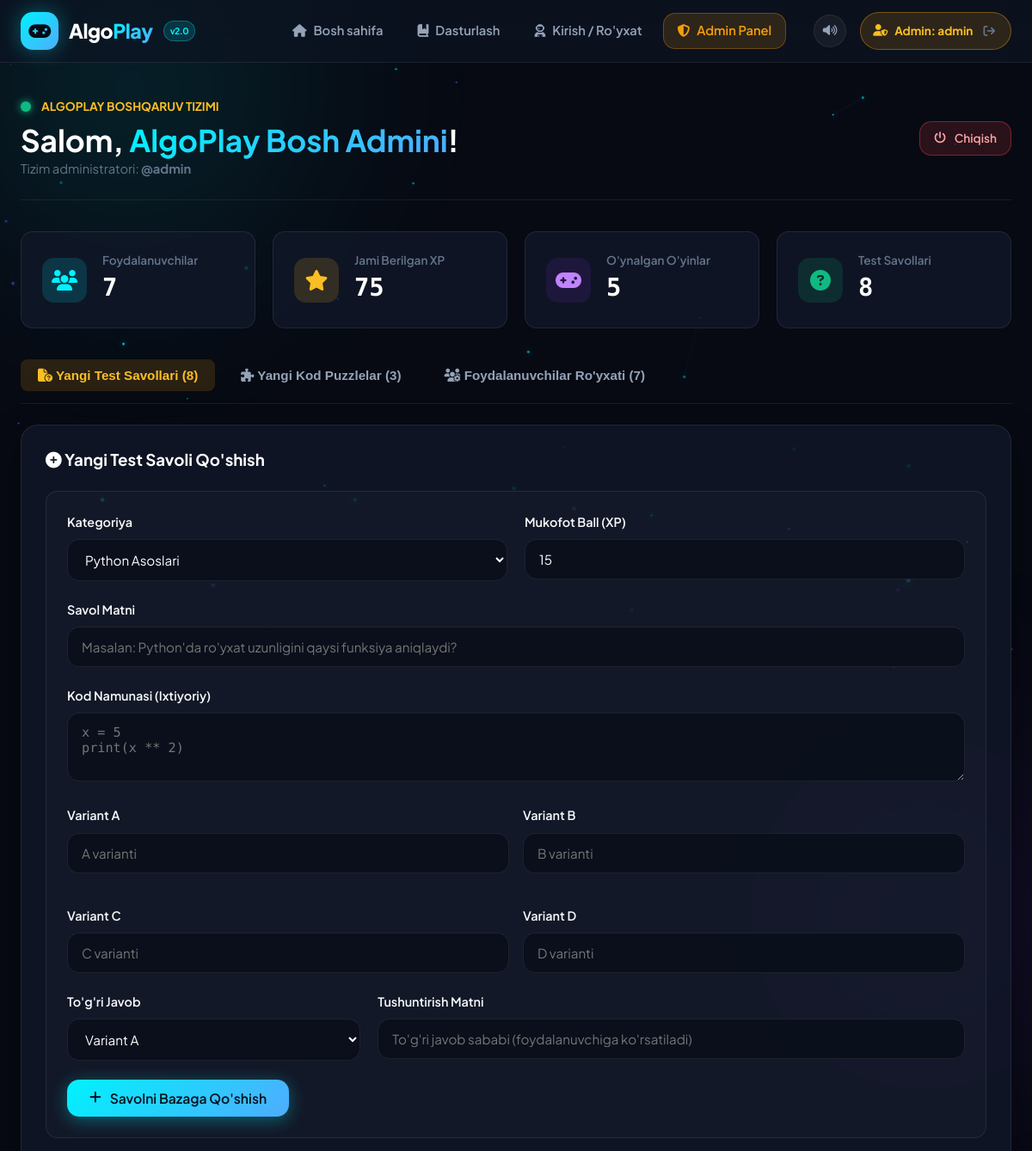
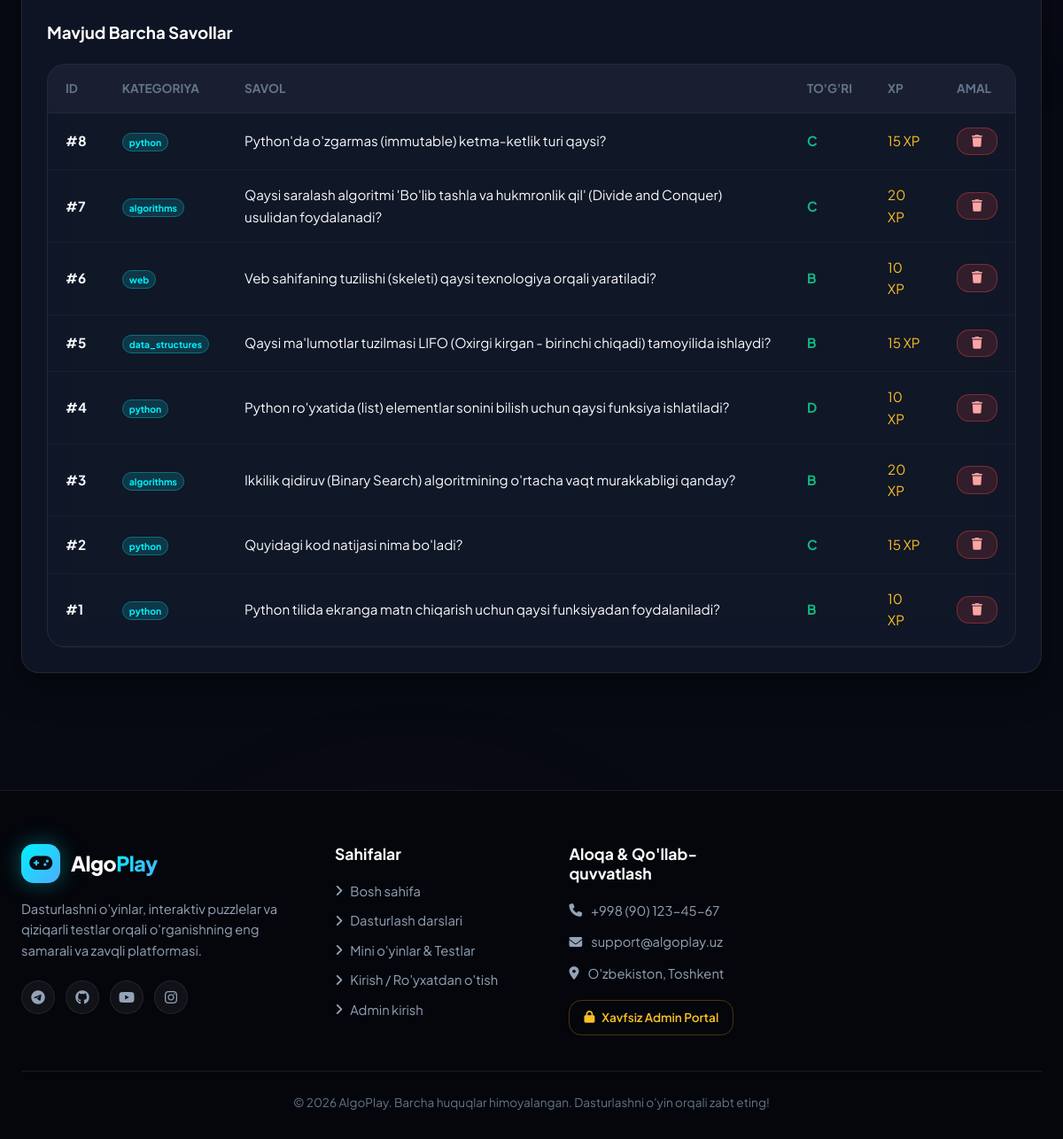
Screenshot of /admin (signed in) with the database file from the repository (2 pictures, top to bottom).
### tables this page shows
CREATE TABLE questions (
        id INTEGER PRIMARY KEY AUTOINCREMENT,
        category TEXT NOT NULL,
        question TEXT NOT NULL,
        code_snippet TEXT,
        option_a TEXT NOT NULL,
        option_b TEXT NOT NULL,
        option_c TEXT NOT NULL,
        option_d TEXT NOT NULL,
        correct_option TEXT NOT NULL,
        explanation TEXT,
        points INTEGER DEFAULT 10
    );

### app.py (the view)
@app.route("/admin")
@admin_required
def admin_dashboard():
    stats = db.get_admin_stats()
    users = db.get_all_users()
    questions = db.get_all_questions()
    puzzles = db.get_all_puzzles()
    bugs = db.get_all_bugs()
    return render_template("admin.html",
                           active_page="admin",
                           stats=stats,
                           users=users,
                           questions=questions,
                           puzzles=puzzles,
                           bugs=bugs)

### app.py (called while the page is built, shortened)
def admin_required(f):
    @wraps(f)
    def decorated_function(*args, **kwargs):
        if "admin_id" not in session:
            if request.path.startswith("/api/"):
                return jsonify({"success": False, "message": "Ruxsat etilmagan! Faqat admin uchun."}), 403
            flash("Admin panelga kirish uchun avval tizimga kiring!", "danger")
            return redirect(url_for("admin_login_page"))
        return f(*args, **kwargs)
    return decorated_function

@app.context_processor
def inject_user():
    current_user = None
    current_admin = None
    if "admin_id" in session:
        current_admin = {
            "id": session.get("admin_id"),
            "username": session.get("admin_username"),
            "full_name": session.get("admin_name")
        }
    return dict(current_user=current_user, current_admin=current_admin)

### database.py (called while the page is built)
def get_db():
    conn = sqlite3.connect(DB_FILE)
    conn.row_factory = sqlite3.Row
    return conn

def get_all_users():
    conn = get_db()
    cursor = conn.cursor()
    cursor.execute("""
        SELECT u.id, u.username, u.phone, u.xp, u.level, u.created_at,
               COUNT(g.id) as games_played,
               COALESCE(MAX(g.played_at), 'Hali o''ynamagan') as last_played
        FROM users u
        LEFT JOIN game_scores g ON u.id = g.user_id
        GROUP BY u.id
        ORDER BY u.id DESC
    """)
    rows = [dict(r) for r in cursor.fetchall()]
    conn.close()
    return rows

def get_all_questions():
    conn = get_db()
    cursor = conn.cursor()
    cursor.execute("SELECT * FROM questions ORDER BY id DESC")
    rows = [dict(r) for r in cursor.fetchall()]
    conn.close()
    return rows

def get_all_puzzles():
    conn = get_db()
    cursor = conn.cursor()
    cursor.execute("SELECT * FROM puzzles ORDER BY id ASC")
    rows = [dict(r) for r in cursor.fetchall()]
    conn.close()
    return rows

def get_all_bugs():
    conn = get_db()
    cursor = conn.cursor()
    cursor.execute("SELECT * FROM bugs ORDER BY id ASC")
    rows = [dict(r) for r in cursor.fetchall()]
    conn.close()
    return rows

### templates/admin.html (shortened to what this page needs)
{% extends "base.html" %}
{% block content %}
<div class="admin-container">
    <div class="admin-topbar">
        <div>
            <div style="display: flex; align-items: center; gap: 12px;">
                <span style="width: 12px; height: 12px; border-radius: 50%; background: #10b981; box-shadow: 0 0 10px #10b981;"></span>
                <span style="color: #fbbf24; font-weight: 700; text-transform: uppercase; font-size: 0.85rem;">AlgoPlay Boshqaruv Tizimi</span>
            </div>
            <h1 style="font-size: 2.2rem; margin-top: 6px;">
                Salom, <span class="gradient-text">{{ current_admin.full_name }}</span>!
            </h1>
            <p style="color: var(--text-muted); font-size: 0.92rem;">
                Tizim administratori: <strong>@{{ current_admin.username }}</strong>
            </p>
        </div>
        <div style="display: flex; gap: 12px;">
            <a href="{{ url_for('admin_logout') }}" class="btn btn-danger btn-sm">
                <i class="fa-solid fa-power-off"></i> Chiqish
            </a>
        </div>
    </div>
    <div class="admin-stats-grid">
        <div class="admin-stat-card">
            <div class="admin-stat-icon" style="background: rgba(0, 242, 254, 0.15); color: var(--cyan);">
                <i class="fa-solid fa-users"></i>
            </div>
            <div class="admin-stat-info">
                <h4>Foydalanuvchilar</h4>
                <div class="num">{{ stats.total_users }}</div>
            </div>
        </div>
        <div class="admin-stat-card">
            <div class="admin-stat-icon" style="background: rgba(251, 191, 36, 0.15); color: var(--amber);">
                <i class="fa-solid fa-star"></i>
            </div>
            <div class="admin-stat-info">
                <h4>Jami Berilgan XP</h4>
                <div class="num">{{ stats.total_xp }}</div>
            </div>
        </div>
        <div class="admin-stat-card">
            <div class="admin-stat-icon" style="background: rgba(121, 40, 202, 0.15); color: #c084fc;">
                <i class="fa-solid fa-gamepad"></i>
            </div>
            <div class="admin-stat-info">
                <h4>O'ynalgan O'yinlar</h4>
                <div class="num">{{ stats.total_games }}</div>
            </div>
        </div>
        <div class="admin-stat-card">
            <div class="admin-stat-icon" style="background: rgba(16, 185, 129, 0.15); color: var(--green);">
                <i class="fa-solid fa-circle-question"></i>
            </div>
            <div class="admin-stat-info">
                <h4>Test Savollari</h4>
                <div class="num">{{ stats.total_questions }}</div>
            </div>
        </div>
    </div>
    <div class="admin-tabs">
        <button class="admin-tab-btn active" id="tabQuestionsBtn" onclick="switchAdminTab('questions')">
            <i class="fa-solid fa-file-circle-question"></i> Yangi Test Savollari ({{ questions|length }})
        </button>
        <button class="admin-tab-btn" id="tabPuzzlesBtn" onclick="switchAdminTab('puzzles')">
            <i class="fa-solid fa-puzzle-piece"></i> Yangi Kod Puzzlelar ({{ puzzles|length }})
        </button>
        <button class="admin-tab-btn" id="tabUsersBtn" onclick="switchAdminTab('users')">
            <i class="fa-solid fa-users-gear"></i> Foydalanuvchilar Ro'yxati ({{ users|length }})
        </button>
    </div>
    <div id="adminSectionQuestions" class="admin-section-card">
        <div class="admin-card-header">
            <h3><i class="fa-solid fa-plus-circle"></i> Yangi Test Savoli Qo'shish</h3>
        </div>
        <form onsubmit="handleCreateQuestion(event)" style="margin-bottom: 40px; background: rgba(255,255,255,0.02); padding: 24px; border-radius: var(--radius-md); border: 1px solid var(--border-glass);">
            <div style="display: grid; grid-template-columns: 1fr 1fr; gap: 20px;">
                <div class="form-group">
                    <label class="form-label">Kategoriya</label>
                    <select id="newQCategory" class="form-input" style="padding-left: 16px;">
                        <option value="python">Python Asoslari</option>
                    </select>
                </div>
                <div class="form-group">
                    <label class="form-label">Mukofot Ball (XP)</label>
                    <input type="number" id="newQPoints" class="form-input" style="padding-left: 16px;" value="15" min="5" max="50">
                </div>
            </div>
            <div class="form-group">
                <label class="form-label">Savol Matni</label>
                <input type="text" id="newQText" class="form-input" style="padding-left: 16px;" placeholder="Masalan: Python'da ro'yxat uzunligini qaysi funksiya aniqlaydi?" required>
            </div>
            <div class="form-group">
                <label class="form-label">Kod Namunasi (Ixtiyoriy)</label>
                <textarea id="newQCode" class="form-input" style="padding-left: 16px; min-height: 80px; font-family: var(--font-code);" placeholder="x = 5&#10;print(x ** 2)"></textarea>
            </div>
            <div style="display: grid; grid-template-columns: 1fr 1fr; gap: 16px;">
                <div class="form-group">
                    <label class="form-label">Variant A</label>
                    <input type="text" id="newQOptA" class="form-input" style="padding-left: 16px;" required placeholder="A varianti">
                </div>
                <div class="form-group">
                    <label class="form-label">Variant B</label>
                    <input type="text" id="newQOptB" class="form-input" style="padding-left: 16px;" required placeholder="B varianti">
                </div>
                <div class="form-group">
                    <label class="form-label">Variant C</label>
                    <input type="text" id="newQOptC" class="form-input" style="padding-left: 16px;" required placeholder="C varianti">
                </div>
                <div class="form-group">
                    <label class="form-label">Variant D</label>
                    <input type="text" id="newQOptD" class="form-input" style="padding-left: 16px;" required placeholder="D varianti">
                </div>
            </div>
            <div style="display: grid; grid-template-columns: 1fr 2fr; gap: 20px;">
                <div class="form-group">
                    <label class="form-label">To'g'ri Javob</label>
                    <select id="newQCorrect" class="form-input" style="padding-left: 16px;">
                        <option value="A">Variant A</option>
                    </select>
                </div>
                <div class="form-group">
                    <label class="form-label">Tushuntirish Matni</label>
                    <input type="text" id="newQExpl" class="form-input" style="padding-left: 16px;" placeholder="To'g'ri javob sababi (foydalanuvchiga ko'rsatiladi)">
                </div>
            </div>
            <button type="submit" class="btn btn-glow-primary">
                <i class="fa-solid fa-plus"></i> Savolni Bazaga Qo'shish
            </button>
        </form>
        <div class="admin-card-header">
            <h3>Mavjud Barcha Savollar</h3>
        </div>
        <div class="leaderboard-table-container">
            <table class="table-custom">
                <thead>
                    <tr>
                        <th>ID</th>
                        <th>Kategoriya</th>
                        <th>Savol</th>
                        <th>To'g'ri</th>
                        <th>XP</th>
                        <th>Amal</th>
                    </tr>
                </thead>
                <tbody>
                    {% for q in questions %}
                    <tr id="qRow{{ q.id }}">
                        <td><strong>#{{ q.id }}</strong></td>
                        <td><span class="badge-beta">{{ q.category }}</span></td>
                        <td>{{ q.question }}</td>
                        <td><strong style="color: var(--green);">{{ q.correct_option }}</strong></td>
                        <td><span style="color: var(--amber);">{{ q.points }} XP</span></td>
                        <td>
                            <button class="btn btn-danger btn-sm" onclick="deleteQuestion({{ q.id }})">
                                <i class="fa-solid fa-trash"></i>
                            </button>
                        </td>
                    </tr>
                    {% endfor %}
                </tbody>
            </table>
        </div>
    </div>
</div>
{% endblock %}

### rows the page displays
questions: id "8", category "python", question "Python'da o'zgarmas (immutable) ketma-ketlik turi qaysi?", correct_option "C", points "15"
questions: id "7", category "algorithms", question "Qaysi saralash algoritmi 'Bo'lib tashla va hukmronlik qil' (Divide and Conquer) usulidan foydalanadi?", correct_option "C", points "20"
questions: id "6", category "web", question "Veb sahifaning tuzilishi (skeleti) qaysi texnologiya orqali yaratiladi?", correct_option "B", points "10"
questions: id "5", category "data_structures", question "Qaysi ma'lumotlar tuzilmasi LIFO (Oxirgi kirgan - birinchi chiqadi) tamoyilida ishlaydi?", correct_option "B", points "15"
questions: id "4", category "python", question "Python ro'yxatida (list) elementlar sonini bilish uchun qaysi funksiya ishlatiladi?", correct_option "D", points "10"
questions: id "3", category "algorithms", question "Ikkilik qidiruv (Binary Search) algoritmining o'rtacha vaqt murakkabligi qanday?", correct_option "B", points "20"
questions: id "2", category "python", question "Quyidagi kod natijasi nima bo'ladi?", correct_option "C", points "15"
questions: id "1", category "python", question "Python tilida ekranga matn chiqarish uchun qaysi funksiyadan foydalaniladi?", correct_option "B", points "10"

### other values shown
{{ current_admin.username }} "admin"
{{ current_admin.full_name }} "AlgoPlay Bosh Admini"
{{ stats.total_users }} "7"
{{ stats.total_xp }} "75"
{{ stats.total_games }} "5"
{{ stats.total_questions }} "8"
{{ questions|length }} "8"
{{ puzzles|length }} "3"
{{ users|length }} "7"
